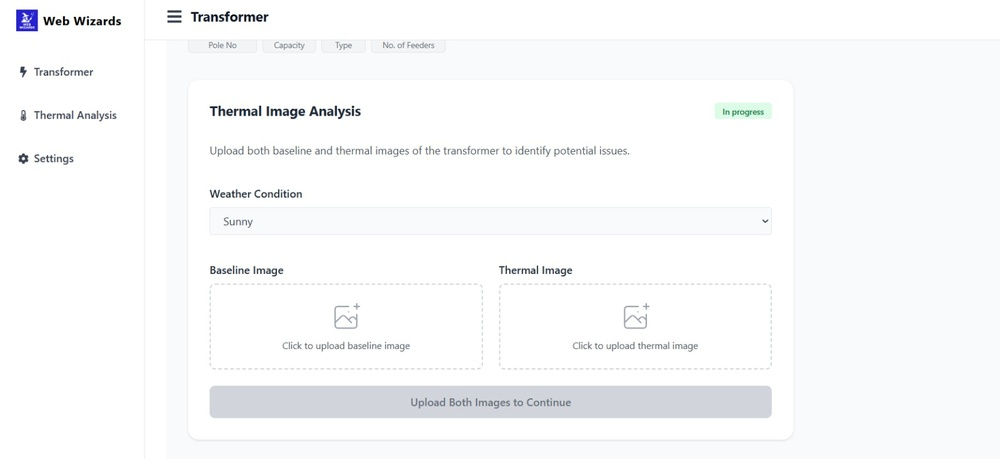
#> input picture Images/5.jpeg, 1000 x 459 px, shrunk from 1600 x 734 before the run
$ python segment_transformer.py ../Images/5.jpeg
#> lines starting #> are read from the running program, lines starting #| are printed output that depends on the picture; after the words box and inside, x2 and y2 are one past the last pixel; in counts of white or black regions, pixels touching at a corner belong together
"""
Unsupervised transformer part segmentation (simple, dependency-light).

Approach:
1. Load image (RGB) with Pillow.
2. Build a feature vector per pixel: [R, G, B, intensity, x/W, y/H].
3. Run a lightweight custom K-Means (no sklearn dependency) with K clusters (default 4).
4. For each cluster create a binary mask.
5. Score clusters to guess the transformer body region:
   - Reject masks with area fraction < min_area_frac (default 0.02) or > max_area_frac (default 0.75).
   - Compute average local contrast (difference vs 7x7 mean blurred image) inside mask.
   - Compute compactness score = area / (bbox_area + 1e-6).
   - Composite score = (contrast_z + compactness_z + (1 - |0.25 - area_frac|))
   Highest composite wins.
6. Save:
   - result/mask_best.png : best guess mask (white=transformer candidate)
   - result/mask_cluster_<i>.png : mask per cluster
   - result/overlay_cluster_<i>.png : image with that cluster highlighted
   - result/overlay_best.png : highlight of chosen cluster
   - result/segments_meta.json : metrics per cluster & chosen index

Usage:
    python segment_transformer.py input.jpg
    (Outputs to ./result directory.)

Optional args:
    --k 4            Number of clusters (2-8 reasonable)
    --iterations 15  K-Means iterations
    --seed 42        Random seed

Integration idea with analyze.py:
    1. Run this script once per image to isolate transformer.
    2. Multiply candidate image by mask (or crop to mask bbox) before calling analyze_pair for more robust thermal comparison.

No external heavy libs; only Pillow and numpy.
"""
from __future__ import annotations
import sys, os, json, math, random
from typing import Tuple, List, Dict
from PIL import Image, ImageFilter, ImageDraw
import numpy as np

# ------------------------------ Utility functions ------------------------------

def load_image(path: str) -> Image.Image:
    return Image.open(path).convert('RGB')

def image_to_features(img: Image.Image) -> np.ndarray:
    W, H = img.size
    arr = np.array(img, dtype=np.float32)  # H x W x 3
    R = arr[:,:,0]
    G = arr[:,:,1]
    B = arr[:,:,2]
    I = (0.299*R + 0.587*G + 0.114*B)
    # coordinate features normalized 0..1
    xs = np.tile(np.linspace(0,1,W, dtype=np.float32), (H,1))
    ys = np.tile(np.linspace(0,1,H, dtype=np.float32)[:,None], (1,W))
    # stack features (H, W, F)
    feats = np.stack([R, G, B, I, xs*255.0, ys*255.0], axis=-1)  # scale coords similar range
    flat = feats.reshape(-1, feats.shape[-1])
    # standardize features (z-score)
    mean = flat.mean(axis=0, keepdims=True)
    std = flat.std(axis=0, keepdims=True) + 1e-6
    flat = (flat - mean)/std
    return flat

# ------------------------------ K-Means (simple) ------------------------------

def kmeans(data: np.ndarray, k: int, iterations: int = 15, seed: int = 42) -> Tuple[np.ndarray, np.ndarray]:
    """Return (centroids, labels)"""
    n, f = data.shape
    rnd = np.random.RandomState(seed)
    # init: pick k random points
    idx = rnd.choice(n, k, replace=False)
    centroids = data[idx].copy()
    labels = np.zeros(n, dtype=np.int32)
    for it in range(iterations):
        # assign
        # compute distances to centroids (k-means++ style not needed here)
        dists = np.zeros((n, k), dtype=np.float32)
        for ci in range(k):
            diff = data - centroids[ci]
            dists[:,ci] = np.sum(diff*diff, axis=1)
        new_labels = np.argmin(dists, axis=1)
        if it > 0 and np.all(new_labels == labels):
            break  # converged
        labels = new_labels
        # update
        for ci in range(k):
            mask = labels == ci
            if np.any(mask):
                centroids[ci] = data[mask].mean(axis=0)
            else:
                # re-init empty centroid
                centroids[ci] = data[rnd.choice(n)]
    return centroids, labels

# ------------------------------ Scoring clusters ------------------------------

def compute_local_contrast(gray: np.ndarray) -> np.ndarray:
    from scipy.signal import convolve2d  # optional; fallback manual if missing
    # If scipy unavailable, we'll catch and use a simple box filter with numpy

# Provide a pure numpy fallback for local contrast without scipy

def local_mean(gray: np.ndarray, k: int = 7) -> np.ndarray:
    pad = k//2
    padded = np.pad(gray, pad, mode='reflect')
    out = np.zeros_like(gray)
    for y in range(gray.shape[0]):
        for x in range(gray.shape[1]):
            out[y,x] = padded[y:y+k, x:x+k].mean()
    return out

def score_clusters(labels: np.ndarray, img: Image.Image, k: int) -> Dict:
    W, H = img.size
    arr = np.array(img, dtype=np.float32)
    gray = (0.299*arr[:,:,0] + 0.587*arr[:,:,1] + 0.114*arr[:,:,2]) / 255.0

    # local contrast (slow but OK for moderate images)
    try:
        mean_local = local_mean(gray, 7)
    except Exception:
        mean_local = local_mean(gray, 7)
    contrast = np.abs(gray - mean_local)

    total_pixels = W*H
    cluster_info = []
    for ci in range(k):
        mask_flat = (labels == ci)
        count = int(mask_flat.sum())
        area_frac = count / total_pixels
        if count == 0:
            cluster_info.append({
                'cluster': ci,
                'areaFrac': 0.0,
                'contrastMean': 0.0,
                'compactness': 0.0,
                'score': -1e9,
            })
            continue
        # bounding box
        ys, xs = np.nonzero(mask_flat.reshape(H, W))
        minx, maxx = int(xs.min()), int(xs.max())
        miny, maxy = int(ys.min()), int(ys.max())
        bbox_area = (maxx-minx+1)*(maxy-miny+1)
        compactness = count / (bbox_area + 1e-6)
        contrast_mean = float(contrast.reshape(-1)[mask_flat].mean())
        cluster_info.append({
            'cluster': ci,
            'areaFrac': float(area_frac),
            'contrastMean': contrast_mean,
            'compactness': float(compactness),
            'bbox': [minx, miny, maxx, maxy]
        })

    # normalize metrics (z-like) for scoring
    def z(vals):
        v = np.array(vals, dtype=np.float32)
        if len(v) == 0:
            return v
        m = v.mean(); s = v.std() + 1e-6
        return (v - m)/s

    contrast_z = z([c['contrastMean'] for c in cluster_info])
    compact_z = z([c['compactness'] for c in cluster_info])
    area_deviation = [1 - abs(0.25 - c['areaFrac']) for c in cluster_info]  # prefer ~25% region but flexible

    min_area_frac = 0.02
    max_area_frac = 0.75

    best_idx = -1
    best_score = -1e9
    for i, info in enumerate(cluster_info):
        if info['areaFrac'] < min_area_frac or info['areaFrac'] > max_area_frac:
            score = -1e9
        else:
            score = float(contrast_z[i] + compact_z[i] + area_deviation[i])
        info['score'] = score
        if score > best_score:
            best_score = score
            best_idx = i

    return {
        'clusters': cluster_info,
        'bestClusterIdx': best_idx,
        'width': W,
        'height': H
    }

# ------------------------------ Main segmentation pipeline ------------------------------

def segment_image(path: str, k: int = 4, iterations: int = 15, seed: int = 42):
    img = load_image(path)
    W, H = img.size
    feats = image_to_features(img)
    _, labels = kmeans(feats, k=k, iterations=iterations, seed=seed)
    meta = score_clusters(labels, img, k)
    best_idx = meta['bestClusterIdx']

    # Prepare result directory
    script_dir = os.path.dirname(os.path.abspath(__file__))
    out_dir = os.path.join(script_dir, 'result')
    os.makedirs(out_dir, exist_ok=True)

    labels_img = labels.reshape(H, W)

    # Save masks & overlays
    arr = np.array(img)
    for ci in range(k):
        mask = (labels_img == ci).astype(np.uint8) * 255
        mask_img = Image.fromarray(mask, mode='L')
        mask_img.save(os.path.join(out_dir, f"mask_cluster_{ci}.png"))

        # overlay: dim others
        overlay_arr = arr.copy()
        dim_factor = 0.15
        overlay_arr[labels_img != ci] = (overlay_arr[labels_img != ci] * dim_factor).astype(np.uint8)
        overlay_img = Image.fromarray(overlay_arr)
        # Draw bbox
        info = [c for c in meta['clusters'] if c['cluster'] == ci][0]
        if 'bbox' in info:
            minx, miny, maxx, maxy = info['bbox']
            draw = ImageDraw.Draw(overlay_img)
            draw.rectangle([minx, miny, maxx, maxy], outline='yellow', width=3)
            draw.text((minx, max(0, miny-15)), f"c{ci} a={info['areaFrac']*100:.1f}% s={info.get('score',0):.2f}", fill='yellow')
        overlay_img.save(os.path.join(out_dir, f"overlay_cluster_{ci}.png"))

    best_mask_path = None
    refined_mask_path = None
    color_recon_path = None
    color_recon_transparent_path = None
    if best_idx >= 0:
        # Initial mask (boolean 0/1)
        best_mask_bool = (labels_img == best_idx).astype(np.uint8)

        # --- Refinement: remove small / text-like components ---
        # Connected components via simple BFS on numpy (4-neighbor)
        visited = np.zeros_like(best_mask_bool, dtype=bool)
        refined = np.zeros_like(best_mask_bool, dtype=np.uint8)
        min_area = int(0.002 * W * H)  # drop very small specks
        max_aspect_for_text = 8.0      # extremely long thin shapes likely text/lines
        from collections import deque
        dirs = [(1,0),(-1,0),(0,1),(0,-1)]
        for y in range(H):
            for x in range(W):
                if best_mask_bool[y, x] == 0 or visited[y, x]:
                    continue
                q = deque([(x, y)])
                visited[y, x] = True
                pixels = []
                minx = maxx = x
                miny = maxy = y
                while q:
                    px, py = q.popleft()
                    pixels.append((px, py))
                    if px < minx: minx = px
                    if px > maxx: maxx = px
                    if py < miny: miny = py
                    if py > maxy: maxy = py
                    for dx, dy in dirs:
                        nx, ny = px + dx, py + dy
                        if nx < 0 or ny < 0 or nx >= W or ny >= H:
                            continue
                        if not visited[ny, nx] and best_mask_bool[ny, nx] == 1:
                            visited[ny, nx] = True
                            q.append((nx, ny))
                area = len(pixels)
                if area < min_area:
                    continue  # discard tiny
                bw = maxx - minx + 1
                bh = maxy - miny + 1
                aspect = max(bw, bh) / max(1, min(bw, bh))
                fill_ratio = area / float(bw * bh)
                # Heuristics: likely text/number overlays are narrow & low fill
                if aspect > max_aspect_for_text and fill_ratio < 0.25:
                    continue  # discard elongated thin component
                # Keep component
                for (px, py) in pixels:
                    refined[py, px] = 1

        # Slight morphological closing to fill small gaps (3x3)
        if refined.any():
            ref_pad = np.pad(refined, 1, mode='constant')
            closed = np.zeros_like(refined)
            for y in range(H):
                for x in range(W):
                    window = ref_pad[y:y+3, x:x+3]
                    if window.sum() >= 5:  # majority
                        closed[y, x] = 1
            refined = closed

        # Save original best (pre-refine) and refined mask
        best_mask_img = Image.fromarray((best_mask_bool*255).astype(np.uint8), mode='L')
        best_mask_path = os.path.join(out_dir, 'mask_best.png')
        best_mask_img.save(best_mask_path)

        refined_mask_img = Image.fromarray((refined*255).astype(np.uint8), mode='L')
        refined_mask_path = os.path.join(out_dir, 'mask_best_refined.png')
        refined_mask_img.save(refined_mask_path)

        # overlay best (using refined for highlight)
        overlay_best_arr = arr.copy()
        dim_factor = 0.1
        overlay_best_arr[refined == 0] = (overlay_best_arr[refined == 0] * dim_factor).astype(np.uint8)
        overlay_best_img = Image.fromarray(overlay_best_arr)
        overlay_best_img.save(os.path.join(out_dir, 'overlay_best.png'))

        # Color reconstruction: keep original colors where refined==1 else black
        recon_arr = np.zeros_like(arr)
        recon_arr[refined == 1] = arr[refined == 1]
        color_recon_img = Image.fromarray(recon_arr)
        color_recon_path = os.path.join(out_dir, 'transformer_reconstructed.png')
        color_recon_img.save(color_recon_path)

        # Transparent version (RGBA)
        recon_rgba = np.zeros((H, W, 4), dtype=np.uint8)
        recon_rgba[refined == 1, :3] = arr[refined == 1]
        recon_rgba[refined == 1, 3] = 255
        color_recon_transparent = Image.fromarray(recon_rgba, mode='RGBA')
        color_recon_transparent_path = os.path.join(out_dir, 'transformer_reconstructed_transparent.png')
        color_recon_transparent.save(color_recon_transparent_path)

    # Save metadata
    meta_path = os.path.join(out_dir, 'segments_meta.json')
    # augment meta with refinement info
    meta_aug = dict(meta)
    meta_aug['refined'] = bool(refined_mask_path is not None)
    meta_aug['paths'] = {
        'bestMask': best_mask_path,
        'refinedMask': refined_mask_path,
        'colorReconstruction': color_recon_path,
        'colorReconstructionTransparent': color_recon_transparent_path
    }
    with open(meta_path, 'w') as f:
        json.dump(meta_aug, f, indent=2)

    return {
        'meta': meta_aug,
        'best_mask_path': best_mask_path,
        'refined_mask_path': refined_mask_path,
        'color_reconstruction_path': color_recon_path,
        'color_reconstruction_transparent_path': color_recon_transparent_path,
        'output_dir': out_dir
    }

# ------------------------------ Minimal API (no extra saves) ------------------------------
# [47 lines left out: function segment_and_reconstruct, not called in this run]

# ------------------------------ CLI ------------------------------

def parse_args(argv: List[str]):
    import argparse
    p = argparse.ArgumentParser(description='Unsupervised transformer segmentation (simple K-Means).')
    p.add_argument('image', help='Input image path')
    p.add_argument('--k', type=int, default=4, help='Number of clusters (2-8)')
    p.add_argument('--iterations', type=int, default=15, help='K-Means iterations')
    p.add_argument('--seed', type=int, default=42, help='Random seed')
    p.add_argument('--minimal', action='store_true', help='Only output single reconstructed image (transformer_reconstructed.png)')
    return p.parse_args(argv)

def main():
    args = parse_args(sys.argv[1:])
    if args.k < 2 or args.k > 12:
        print(json.dumps({'error': 'k must be between 2 and 12'}))
        sys.exit(2)
    try:
        if args.minimal:
            # Use full pipeline but only keep color reconstruction
            res = segment_image(args.image, k=args.k, iterations=args.iterations, seed=args.seed)
            print(json.dumps({
                'colorReconstruction': res['color_reconstruction_path']
            }, separators=(',', ':')))
        else:
            result = segment_image(args.image, k=args.k, iterations=args.iterations, seed=args.seed)
#> in load_image, returned value is the input picture: PIL image 1000x459 RGB; mean R, G, B 248.5, 249.1, 250.2
#> in image_to_features, `mean = flat.mean(axis=0, keepdims=True)`: mean = [[248.8, 249.1, 251.1, 249.1, 127.5, 127.5]]
#> in image_to_features, `std = flat.std(axis=0, keepdims=True) + 1e-6`: std = [[19.28, 18.66, 16.94, 18.57, 73.68, 73.75]]
#> in kmeans, `centroids = data[idx].copy()`: centroids = [[0.0123, 0.0459, 0.0527, 0.0428, 1.35, -0.4], [0.324, 0.314, 0.23, 0.316, -1.6, -1.53], [0.0123, 0.0459, 0.0527, 0.0428, 1.05, 1.13], [0.0123, 0.0459, 0.0527, 0.0428, 1.56, 0.294]]
#> after the loop in kmeans, `for it in range(iterations):`: centroids = [[0.159, 0.178, 0.124, 0.173, 0.56, -0.984], [0.253, 0.253, 0.176, 0.252, -1.04, 0.0887], [-3.23, -3.2, -3.17, -3.22, -0.237, 0.71], [0.129, 0.143, 0.104, 0.141, 0.787, 0.827]]
#> in score_clusters, `contrast = np.abs(gray - mean_local)`:
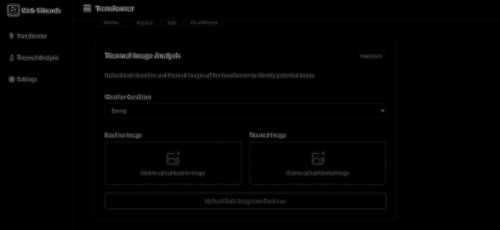
#> contrast: shape (459, 1000) float32 (shown at 1/2 size); min 0, max 0.799, mean 0.00989
#> the loop in score_clusters, `for ci in range(k):` made 4 passes
#> (count, area_frac, minx, maxx, miny, maxy, bbox_area, compactness) on passes 1 to 4: (140543, 0.306, 188, 999, 0, 228, 185948, 0.756), (165297, 0.36, 0, 517, 0, 458, 237762, 0.695), (26505, 0.0577, 16, 771, 9, 417, 309204, 0.0857), (126655, 0.276, 259, 999, 201, 458, 191178, 0.662)
#> after the loop in score_clusters, `for ci in range(k):`: cluster_info = 4 items
#> in score_clusters, `contrast_z = z([c['contrastMean'] for c in cluster_info])`: contrast_z = [-0.632, -0.497, 1.73, -0.6]
#> in score_clusters, `compact_z = z([c['compactness'] for c in cluster_info])`: compact_z = [0.763, 0.538, -1.72, 0.417]
#> in score_clusters, `area_deviation = [1 - abs(0.25 - c['areaFrac']) for c in cluster_info]`: area_deviation = [0.944, 0.89, 0.808, 0.974]
#> the loop in score_clusters, `for i, info in enumerate(cluster_info):` made 4 passes
#> (score, best_score, best_idx) on pass 1: (1.07, 1.07, 0)
#> after the loop in score_clusters, `for i, info in enumerate(cluster_info):`: best_idx = 0; best_score = 1.07
#> in segment_image, `meta = score_clusters(labels, img, k)`: meta = 4 items
#> in segment_image, `best_idx = meta['bestClusterIdx']`: best_idx = 0
#> in segment_image, `labels_img = labels.reshape(H, W)`:
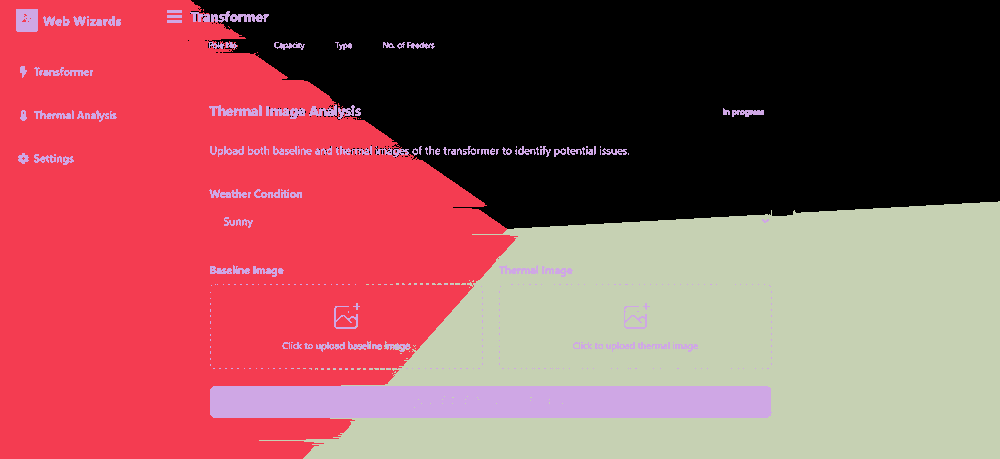
#> labels_img: shape (459, 1000) int64; 4 distinct labels, from 0 to 3; one colour per label, 0 black
#> the loop in segment_image, `for ci in range(k):` made 4 passes
#> (minx, miny, maxx, maxy) on passes 1 to 4: (188, 0, 999, 228), (0, 0, 517, 458), (16, 9, 771, 417), (259, 201, 999, 458)
#> pass 1, in segment_image, `overlay_img = Image.fromarray(overlay_arr)`:
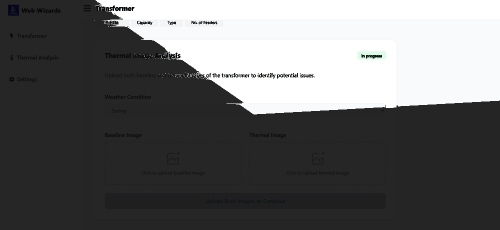
#> overlay_img: PIL image 1000x459 RGB (shown at 1/2 size); mean R, G, B 102.6, 102.8, 103.1
#> pass 2, in segment_image, `mask = (labels_img == ci).astype(np.uint8) * 255`:
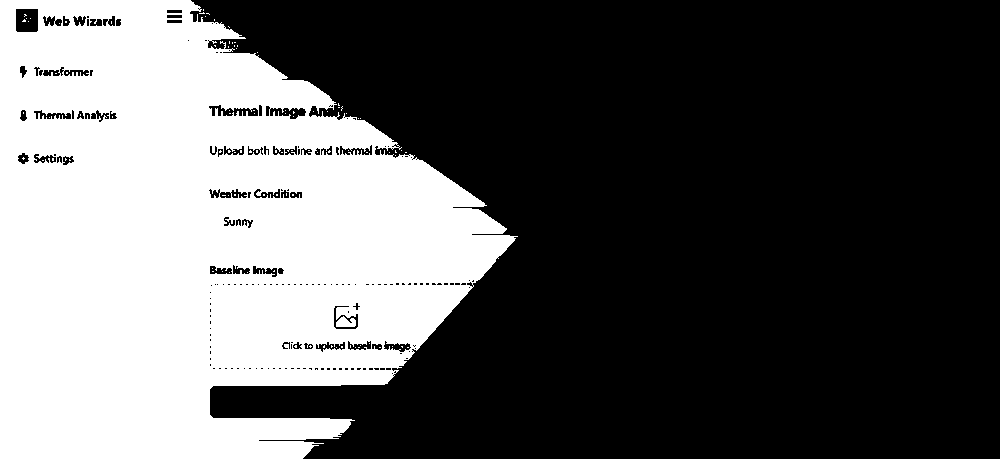
#> mask: shape (459, 1000); 36% white; 99 white regions (97 under 20 px), largest, box (x1, y1, x2, y2) and area: (0, 0, 518, 459) 164878, (336, 316, 356, 327) 157
#> after the loop in segment_image, `for ci in range(k):`:
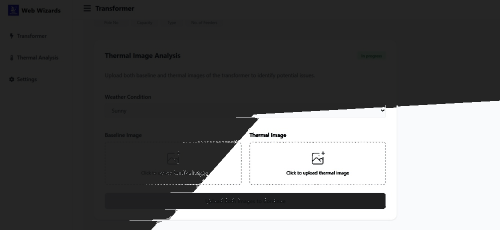
#> overlay_arr: shape (459, 1000, 3) (shown at 1/2 size); mean R, G, B 96, 96.2, 96.5
#> after the loop in segment_image, `for y in range(H):`:
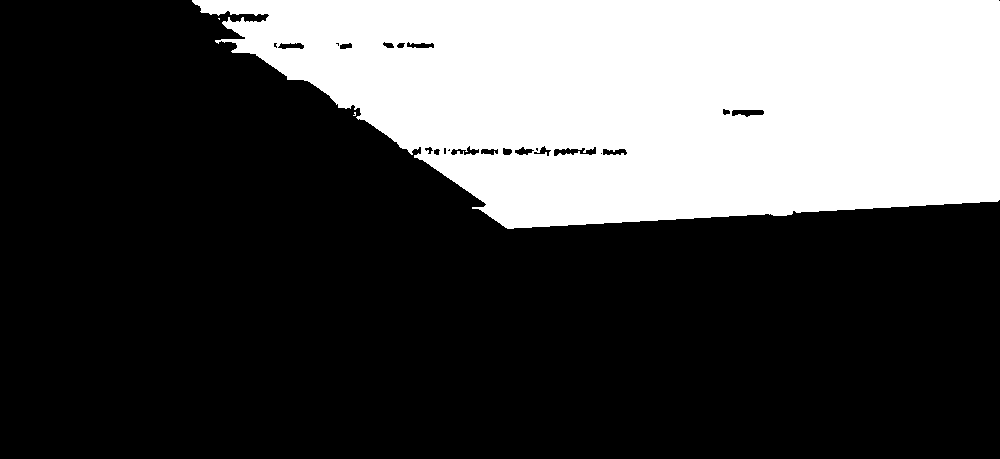
#> closed: shape (459, 1000); values 0 (black) and 1 (white), 30.5% white; 3 white regions (2 under 20 px), largest, box (x1, y1, x2, y2) and area: (192, 0, 1000, 229) 140140
#> in segment_image, `recon_rgba[refined == 1, 3] = 255`:
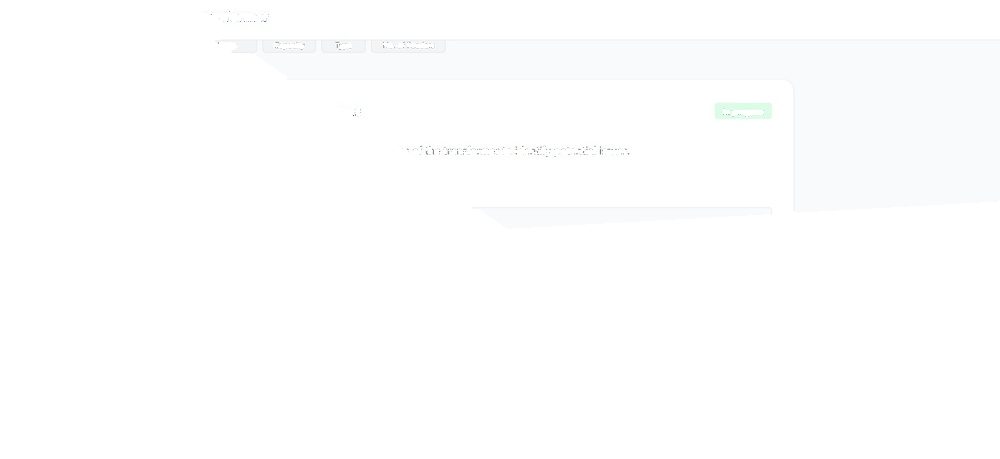
#> recon_rgba: shape (459, 1000, 4); mean R, G, B, A 76.9, 77.1, 77.3, 77.9; transparent parts drawn white
#> in segment_image, `meta_aug = dict(meta)`: meta_aug = 4 items
#> result = 6 items
            print(json.dumps({
                'bestClusterIdx': result['meta']['bestClusterIdx'],
                'bestMask': result['best_mask_path'],
                'refinedMask': result['refined_mask_path'],
                'colorReconstruction': result['color_reconstruction_path'],
                'colorReconstructionTransparent': result['color_reconstruction_transparent_path'],
                'outputDir': result['output_dir']
            }, separators=(',', ':')))
#> (printed output is left out)
    except Exception as e:
        print(json.dumps({'error': str(e)}))
        sys.exit(1)

if __name__ == '__main__':
    main()
